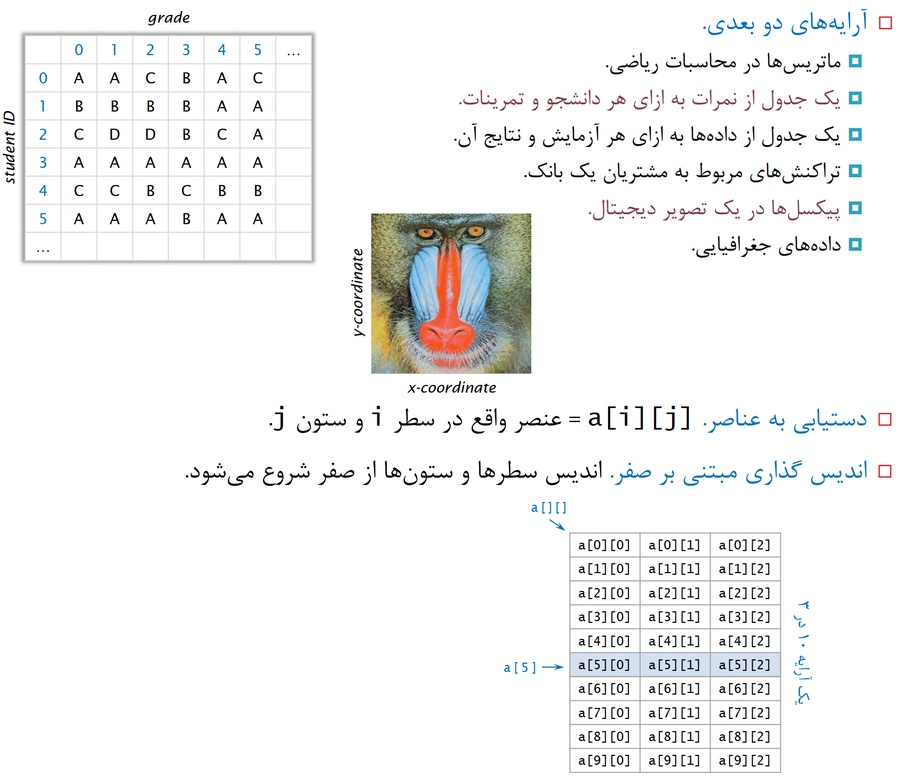
#> input picture Data/img12.jpg, 901 x 783 px, shrunk from 1633 x 1418 before the run, found by its file name
$ jupyter execute 'Session 05.ipynb'
#> lines starting #> are read from the running program, lines starting #| are printed output that depends on the picture
[cell 1]
import matplotlib.pyplot as plt
import random
import math

[cell 2]
# Dehghani
# exersice no.1 - session.4
count_list = []
x = 100  # number of iterations
n = int(input("How Many Numbers?")) # number of SUITS!
#> the answer given: 3
for num in range(x):
    count = 0
    collected_count = 0
    is_collected = [False] * n
    while collected_count != n:
        new_card = random.randrange(0, n)
        count += 1
        if not is_collected[new_card]:
            is_collected[new_card] = True
            collected_count += 1
    count_list.append(count)
count_ave = round(sum(count_list) / x)
print (f"the average of counter for {x} try is {count_ave}")

[cell 3]
# Dehghani:
# ======================================================
# exersice no.2 - session.4
import random
SUITS =['Clubs', 'Diamonds', 'Hearts', 'Spades']
rankss = ["2", "3", "4","5", "6", "7","8", "9", "10", "jack", "queen", "king" , "ace"]
final_colection = [] # this is used for estimate the probability
x = 1000 # the number of iteration
deck = []
for s in SUITS:  #this loop is here for creating the deck of cards
    for r in rankss:
            added_card = f"{r} of {s}"
            deck.append(added_card)
for num in range(x):
    deck1 = deck[:] # this is used to refresh our decks after finding all 4 SUITS.
    collected_suits = []
    counter = 0
    changing_count = len(deck1) #we
    while len(collected_suits) != 4 :
        rand = random.randrange(0,changing_count)
        card = deck1[rand].split()
        suit_of_card = card[2]
        if card[2] not in collected_suits:
            collected_suits.append(card[2])
            deck1.pop(rand)
            changing_count = changing_count - 1
        counter += 1

    final_colection.append(counter)
probability = sum(final_colection) / x
print(f"the probability of getting all 4 SUITS in {x} iteration is equal to {probability}")

[cell 4]
# Pur Bagher
SUITS = ['Clubs', 'Diamonds', 'Hearts', 'Spades']
RANKS = ['2', '3', '4', '5', '6', '7', '8', '9', '10', 'Jack', 'Queen', 'King', 'Ace']
n_iterations = 1000
is_collected = []
suit_collected = []
mean_complete = 0
total = 0
n_complete_batch = []
min_batch = []
minimum = 0
# Card selection:
for i in range (1, n_iterations):
    suit = random.choice(SUITS)
    rank = random.choice(RANKS)
    card = f"{rank} of {suit}"
    is_collected += [card]
    suit_collected += [suit]
    if SUITS [0] and SUITS [1] and SUITS [2] and SUITS [3] in suit_collected [1: i]:
        n_complete_batch += [i]
        n = len (n_complete_batch)
        for v in n_complete_batch:
            total += v
            mean_complete = total / n

print(mean_complete)

[cell 5]
plt.figure(figsize= (20, 20))
img12 = plt.imread(r"Data\img12.jpg")
#> img12 is the input picture: shape (783, 901, 3); mean R, G, B 243.4, 243.5, 243.1
plt.imshow(img12)
plt.axis('off')
plt.show()

[cell 6]
# Creating a m * n matrix:
# Method 1:
m = 2
n = 4
a = []
for i in range(m):
    row = []
    for j in range(n):
        row += [0]
    a += [row]
a

[cell 7]
# Creating a m * n matrix:
# Method Esmaiili:
m = 2
n = 4
a = []
for i in range(m):
    row = [0 for _ in range(n)]
    a += [row]
a

[cell 8]
# Creating a m * n matrix:
# Method 3:
m = 2
n = 4
a = []
for i in range(m):
    row = [0] * n
    a += [row]
a

[cell 9]
# Creating a m * n matrix:
# Method List Comprehension:
# Main Method:
m = 2
n = 4
a =  [[0] * n for _ in range(m)]
a

[cell 10]
m = 2
n = 4
a =  [[0] * n for _ in range(m)]
for i in range(m):
    for j in range(n):
        print(a[i][j], end=" ")
    print()

[cell 11]
my_list = [[0] * n for _ in range(m)]
for item in my_list:
    for item2 in item:
        print(item2 , end=" ")
    print()

[cell 12]
plt.figure(figsize= (20, 20))
img13 = plt.imread(r"Data\img13.jpg")
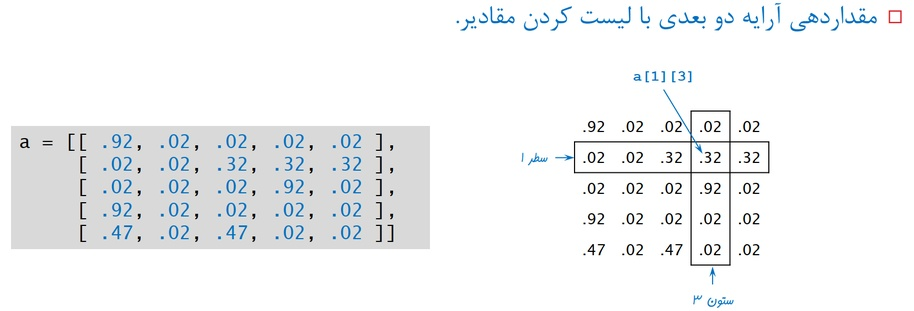
#> input picture Data/img13.jpg, 914 x 311 px, shrunk from 1656 x 563 before the run, found by its file name
#> img13 is the input picture: shape (311, 914, 3); mean R, G, B 241.7, 243.2, 244.2
plt.imshow(img13)
plt.axis('off')
plt.show()

[cell 13]
plt.figure(figsize= (20, 20))
img14 = plt.imread(r"Data\img14.jpg")
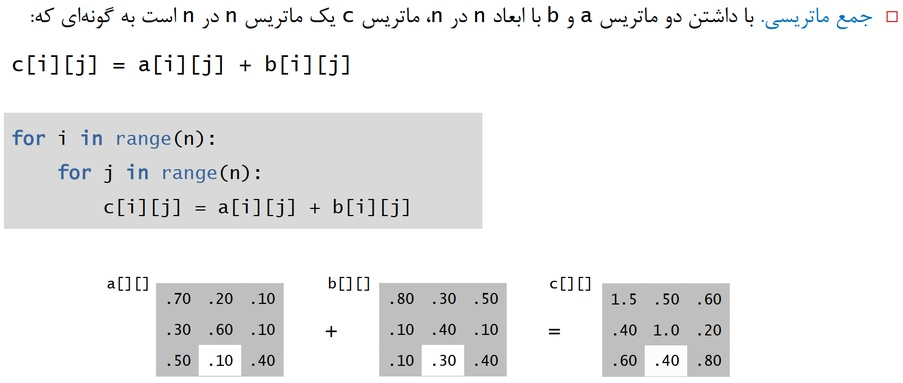
#> input picture Data/img14.jpg, 903 x 383 px, shrunk from 1636 x 693 before the run, found by its file name
#> img14 is the input picture: shape (383, 903, 3); mean R, G, B 237.9, 238.2, 238.3
plt.imshow(img14)
plt.axis('off')
plt.show()

[cell 14]
n = 4
a = []
for i in range(n):
    row = [random.randint(1, 10) for _ in range(n)]
    a += [row]

b = []
for i in range(n):
    row = [random.randint(1, 10) for _ in range(n)]
    b += [row]

c= [[0] * n for _ in range(n)]
for i in range(n):
    for j in range(n):
        c[i][j] = a[i][j] + b[i][j]

d = []
for i in range(n):
    row = []
    for j in range(n):
        row += [(a[i][j] + b[i][j])]
    d += [row]

[cell 15]
a

[cell 16]
b

[cell 17]
c

[cell 18]
d

[cell 19]
plt.figure(figsize= (20, 20))
img15 = plt.imread(r"Data\img15.jpg")
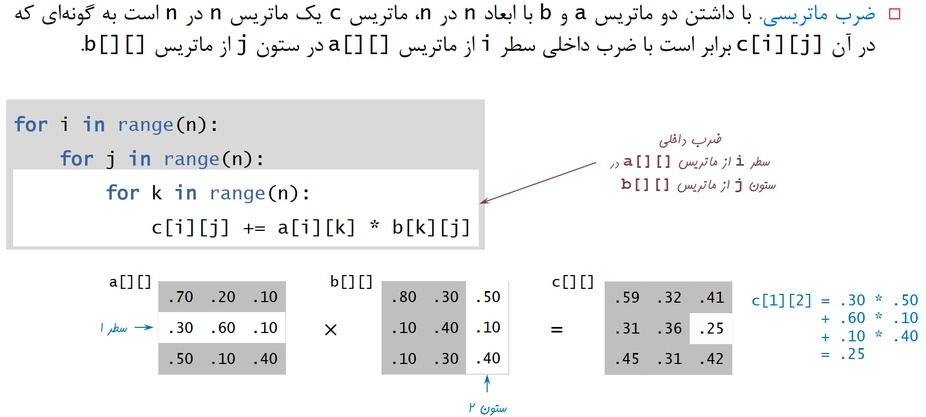
#> input picture Data/img15.jpg, 926 x 417 px, shrunk from 1677 x 755 before the run, found by its file name
#> img15 is the input picture: shape (417, 926, 3); mean R, G, B 240.1, 240.5, 240.7
plt.imshow(img15)
plt.axis('off')
plt.show()

[cell 20]
n = 2
a = []
for i in range(n):
    row = [random.randint(1, 10) for _ in range(n)]
    a += [row]

b = []
for i in range(n):
    row = [random.randint(1, 10) for _ in range(n)]
    b += [row]

[cell 21]
a

[cell 22]
b

[cell 23]
c =  [[0] * n for _ in range(n)]
for i in range(n):
    for j in range(n):
        for k in range(n):
            c[i][j] += a[i][k] * b[k][j]

[cell 24]
c

[cell 25]
plt.figure(figsize= (20, 20))
img16 = plt.imread(r"Data\img16.jpg")
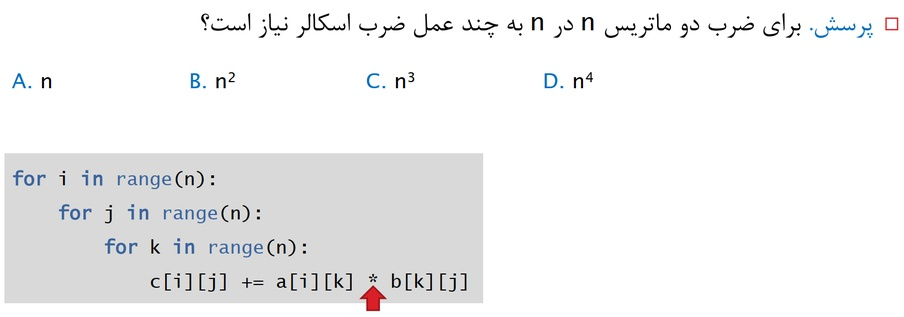
#> input picture Data/img16.jpg, 904 x 317 px, shrunk from 1637 x 575 before the run, found by its file name
#> img16 is the input picture: shape (317, 904, 3); mean R, G, B 241.4, 241.5, 241.9
plt.imshow(img16)
plt.axis('off')
plt.show()

[cell 26]
plt.figure(figsize= (20, 20))
img17 = plt.imread(r"Data\img17.jpg")
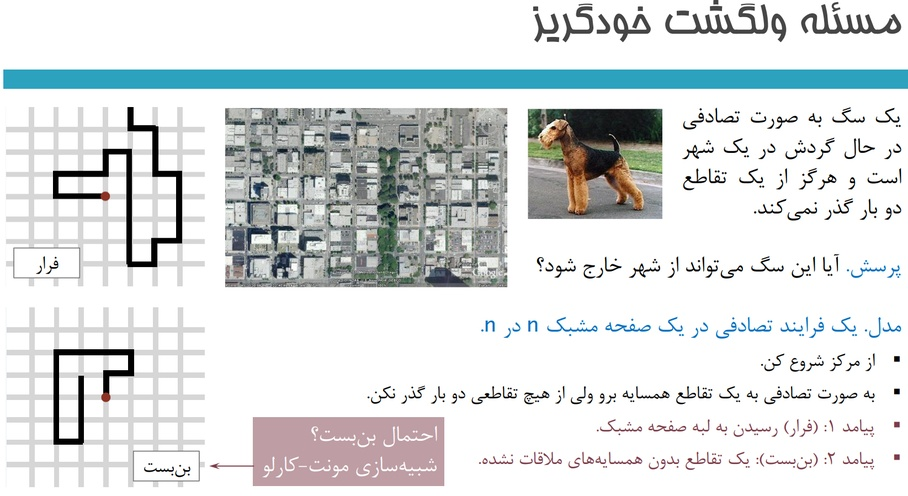
#> input picture Data/img17.jpg, 908 x 496 px, shrunk from 1645 x 899 before the run, found by its file name
#> img17 is the input picture: shape (496, 908, 3); mean R, G, B 217.7, 221.8, 222.4
plt.imshow(img17)
plt.axis('off')
plt.show()

[cell 27]
n = int(input("Grid Size?"))
#> the answer given: 100
a = [[False] * n for _ in range(n)]
dead_end = 0
x = n//2
y = n//2
path = [(x, y)]
while 0 < x < n -1 and 0 < y < n -1:
    a[x][y] = True
    if a[x-1][y] and a[x+1][y] and a[x][y-1] and a[x][y+1]:
        dead_end += 1
        break
    r = random.randint(1, 4)
    if r == 1 and not a[x+1][y]:
        x += 1
    elif r == 2 and not a[x-1][y]:
        x -= 1
    elif r == 3 and not a[x][y+1]:
        y += 1
    elif r == 4 and not a[x][y-1]:
        y -= 1
    if (x, y) not in path:
        path += [(x, y)]

print(path)

[cell 28]
plt.figure(figsize=(12, 12))
xticks = [i for i in range(n)]
yticks = [i for i in range(n)]
plt.plot()
plt.xticks(xticks)
plt.yticks(yticks)
plt.axis('equal')
for i in range(len(path) - 1):
    X = [path[i][0], path[i+1][0]]
    Y = [path[i][1], path[i+1][1]]
    plt.plot(X, Y, 'bo-', linewidth=1)
plt.xlim(-1, n)
plt.ylim(-1, n)
plt.plot(n//2, n//2, 'go', ms =12, label='start')
plt.plot(path[-1][0], path[-1][1], 'ro', ms =12, label='end')
plt.axhline(0, color='r', ls='--', alpha=.7)
plt.axhline(n-1, color='r', ls ='--', alpha=.7)
plt.axvline(0, color='r', ls ='--', alpha=.7)
plt.axvline(n-1, color='r', ls ='--', alpha=.7)
plt.legend(loc='upper right')
plt.grid()
plt.show()
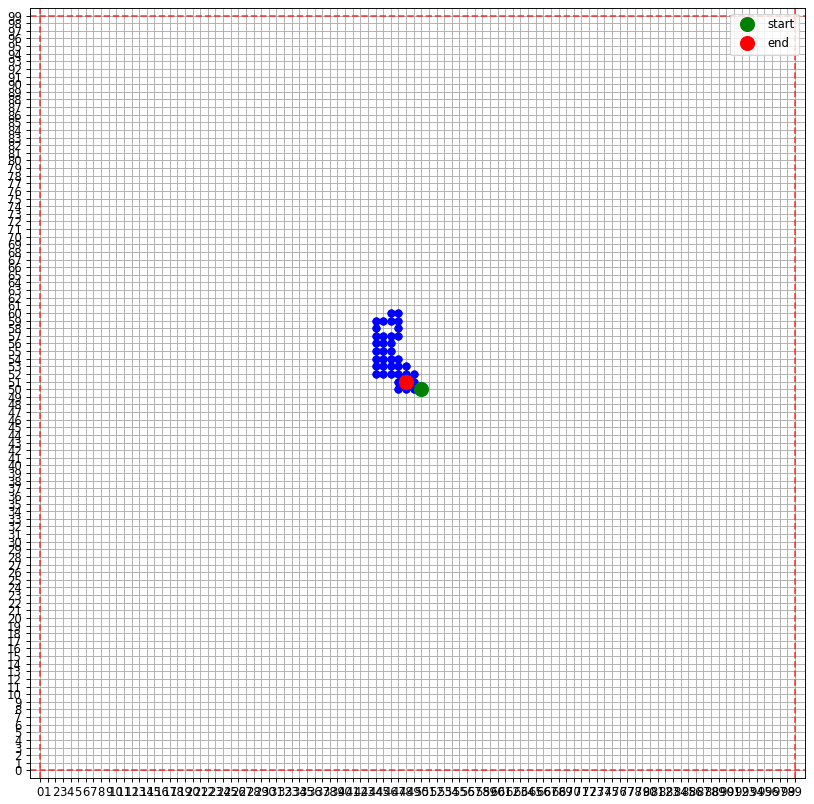
#> figure drawn by matplotlib, 1 panel

[cell 29]
m = int(input('How many iterations?'))
#> the answer given: 3
n = int(input("Grid Size?"))
#> the answer given: 100
a = [[False] * n for _ in range(n)]
dead_end = 0
for i in range(m):
    x = n//2
    y = n//2
    while 0 < x < n -1 and 0 < y < n -1:
        a[x][y] = True
        if a[x-1][y] and a[x+1][y] and a[x][y-1] and a[x][y+1]:
            dead_end += 1
            break
        r = random.randint(1, 4)
        if r == 1 and not a[x+1][y]:
            x += 1
        elif r == 2 and not a[x-1][y]:
            x -= 1
        elif r == 3 and not a[x][y+1]:
            y += 1
        elif r == 4 and not a[x][y-1]:
            y -= 1
print(f"Dead End Percentage: {dead_end / m * 100}%")
